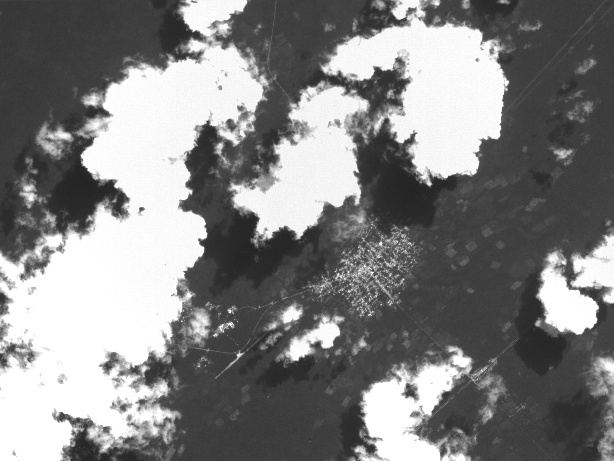
//> input picture build/src1.jpg, 614 x 461 px
$ ./main   (built with g++ and OpenCV 4)
//> lines starting //> are read from the running program, lines starting //| are printed output that depends on the picture
#include <opencv2/highgui/highgui.hpp>
#include <opencv2/features2d/features2d.hpp>
#include <opencv2/core.hpp>
#include <opencv2/opencv.hpp>
#include <iostream>
#include <fstream>

using namespace std;
using namespace cv;

int main()
{
    //两幅图中粗提取的特征点
    std::vector<KeyPoint> keypoints_1, keypoints_2;
    //两幅图中筛选后的特征点
    std::vector<KeyPoint> good_keypoints_1, good_keypoints_2;
    //两幅图对应的描述矩阵
    Mat descriptors_1, descriptors_2;
    //匹配相关
    BFMatcher matcher(cv::NORM_HAMMING);
    std::vector< DMatch > matches;
    std::vector<DMatch> good_matches;
    double max_dist = 0; double min_dist = 100;
    std::vector<Point2f> frame1_features_ok, frame2_features_ok;
    //临时变量
    int i, count = 0;
    Point2f tmpPoint;
    //拼接后的图像
    Mat dstImage;
    //匹配展示图像
    Mat img_goodmatch;
    //匹配的坐标
    ofstream SaveMatches("matches.txt");

    //第一步，读取图像
    Mat src1 = imread("src1.jpg");
//> src1 is the input picture: 461 rows x 614 cols, CV_8UC3; min 31, max 255, mean 130.2
    Mat src2 = imread("src2.jpg");
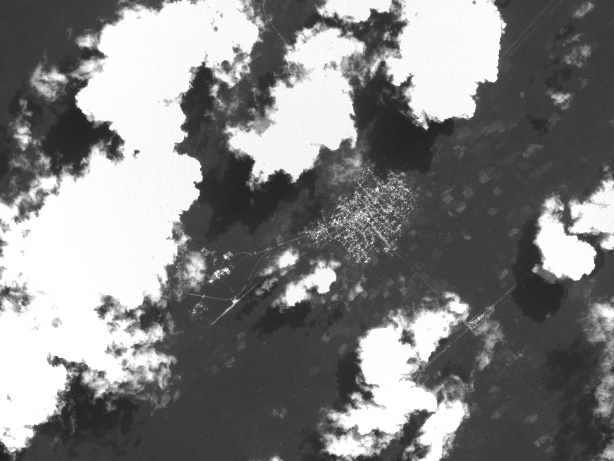
//> input picture build/src2.jpg, 614 x 461 px
//> src2 is the input picture: 461 rows x 614 cols, CV_8UC3; min 30, max 255, mean 129.3

    //第二步，创建ORB特征，并分别在两幅图中提取ORB特征
    Ptr<ORB> orb = ORB::create(500,1.2f,8,31,0,2,ORB::HARRIS_SCORE,31,20);
    orb->detectAndCompute(src1,Mat(),keypoints_1,descriptors_1);
//> keypoints_1 = 500 keypoints; strongest (x, y, size): (141, 208, 31), (115, 186, 31), (201, 241, 64.3), (429, 184, 31)
    orb->detectAndCompute(src2,Mat(),keypoints_2,descriptors_2);
//> keypoints_2 = 500 keypoints; strongest (x, y, size): (136, 151, 31), (199, 185, 53.6), (109, 128, 31), (426, 127, 31)

    //第三步，暴力匹配
    matcher.match(descriptors_1, descriptors_2, matches);
//> matches = 500 matches

    //第四步，获取匹配点对间的最大最小距离
    for( int i = 0; i < descriptors_1.rows; i++ ){
        double dist = matches[i].distance;
        if(dist < min_dist )
            min_dist = dist;
        if(dist > max_dist )
            max_dist = dist;
    }
//> this loop made 500 passes
//> (dist, min_dist, max_dist) on pass 1: (29, 29, 29)
//> (dist, min_dist) on passes 2, 4, 5, 8, 48, 300: (22, 22), (21, 21), (16, 16), (7, 7), (6, 6), (5, 5)
//> after the loop, min_dist = 4; max_dist = 86

    //第五步，筛选好的匹配特征
    for(i = 0; i < descriptors_1.rows; i++ ){
        if(matches[i].distance <= max(2*min_dist,30.0)){
            good_matches.push_back(matches[i]);
            good_keypoints_1.push_back(keypoints_1[matches[i].queryIdx]);
            good_keypoints_2.push_back(keypoints_2[matches[i].trainIdx]);
        }
    }
//> after the loop, good_matches = 267 matches; good_keypoints_1 = 267 keypoints; strongest (x, y, size): (115, 186, 31), (429, 184, 31), (204, 235, 44.6), (205, 235, 37.2); good_keypoints_2 = 267 keypoints; strongest (x, y, size): (109, 128, 31), (426, 127, 31), (294, 177, 77.1), (203, 63, 44.6)

    //第六步，提取好特征点的坐标
    for(int i=0;i<good_keypoints_1.size();i++){

      tmpPoint.x = good_keypoints_1[i].pt.x;
      tmpPoint.y = good_keypoints_1[i].pt.y;
      frame1_features_ok.push_back(tmpPoint);

      tmpPoint.x = good_keypoints_2[i].pt.x;
      tmpPoint.y = good_keypoints_2[i].pt.y;
      frame2_features_ok.push_back(tmpPoint);
    }
//> after the loop, frame1_features_ok = 267 Points (x, y), first 12: [319, 342], [499, 135], [270, 237], [66, 420], [299, 238], [497, 138], [396, 139], [133, 366], [237, 355], [402, 142], [338, 274], [231, 326]; frame2_features_ok = 267 Points (x, y), first 12: [315, 288], [496.8, 78], [265, 180], [61, 364], [295, 181], [494, 81], [393, 82], [128, 310], [233, 301], [398, 85], [334, 220], [227, 272]

    //第七步，计算H矩阵
    Mat homo=findHomography(frame2_features_ok,frame1_features_ok,CV_RANSAC);
//> homo = [[0.997, -0.00186, 5.89], [-0.00321, 0.987, 59.98], [6.45e-06, -4.19e-06, 1]]
    cout<<homo<<endl;
//| [0.996736306062653, -0.001861849657831858, 5.890063377521153;
//|  -0.003210057654392242, 0.9865322279561655, 59.97850607227002;
//|  6.445611548194424e-06, -4.186801964870008e-06, 1]

    //第八步，图像配准,需制定输出图像大小，这里设置为原图的1.2倍，将src2的内容按照H矩阵重采样到src1的范围中
    warpPerspective(src2, dstImage, homo, Size(int(src2.cols*1.2),int(src2.rows*1.2)));
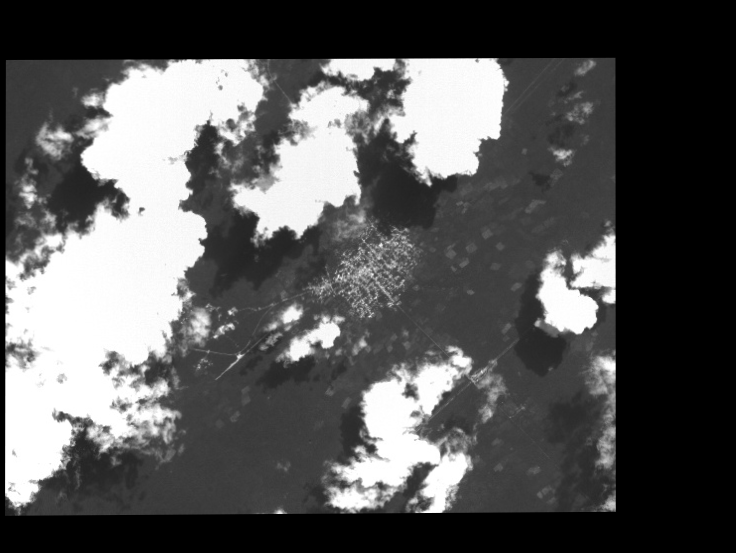
//> dstImage: 553 rows x 736 cols, CV_8UC3; min 0, max 255, mean 88.2

    //第九步，将src1的内容复制到dstImage中
    src1.copyTo(dstImage(Rect(0, 0, src1.cols, src1.rows)));
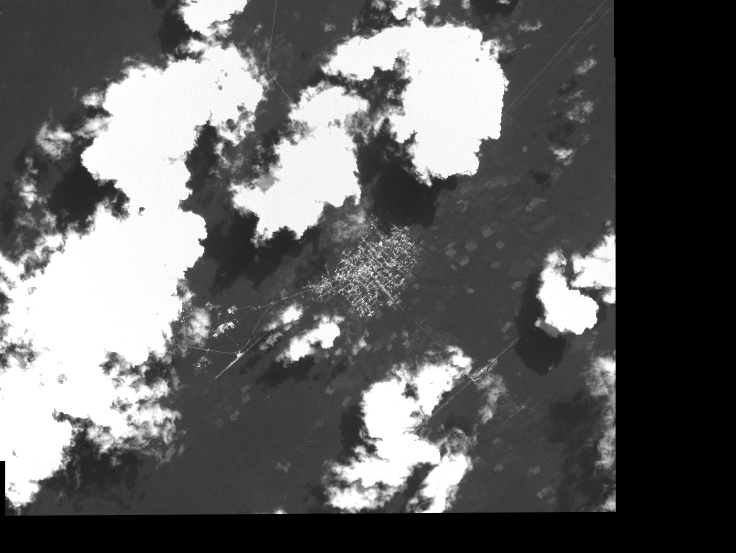
//> dstImage: 553 rows x 736 cols, CV_8UC3; min 0, max 255, mean 98.3

    //第十步，绘制匹配的点
    drawMatches ( src1, keypoints_1, src2, keypoints_2, good_matches, img_goodmatch );
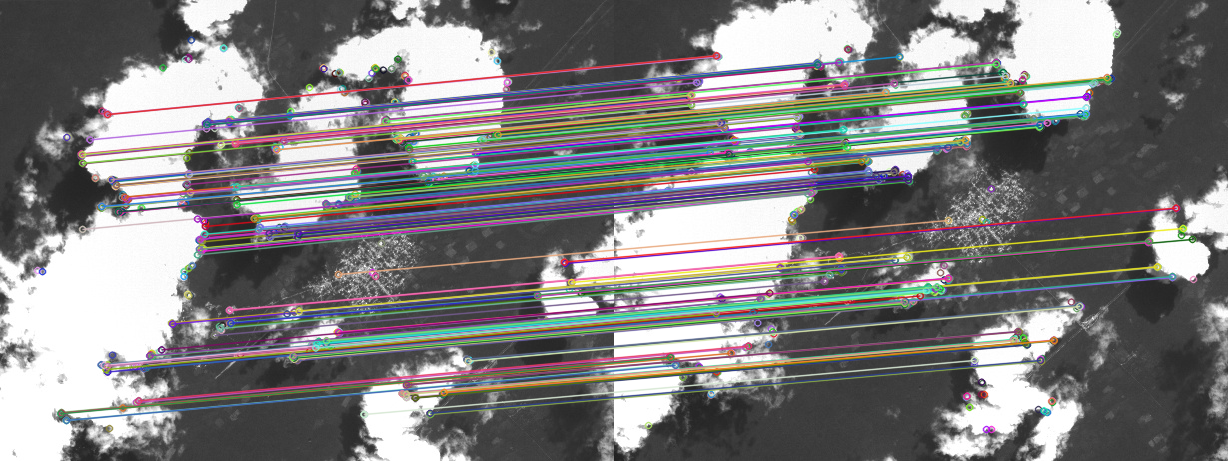
//> img_goodmatch: 461 rows x 1228 cols, CV_8UC3; mean B, G, R 127.4, 127, 128.1

    //第十一步，展示成果
    imshow("匹配图像", dstImage);
    imshow ( "优化后匹配点对", img_goodmatch );
    waitKey(0);

    //第十二步，输出影像
    imwrite("dst.jpg",dstImage);
    imwrite("match.jpg",img_goodmatch);

    //第十三步，输出匹配的坐标
    for(int i=0;i<good_keypoints_1.size();i++)
    {
      SaveMatches<<frame1_features_ok[i].x<<","<<frame1_features_ok[i].y<<" "<<frame2_features_ok[i].x<<","<<frame2_features_ok[i].y<<endl;
    }
    SaveMatches.close();

    return 0;
}
